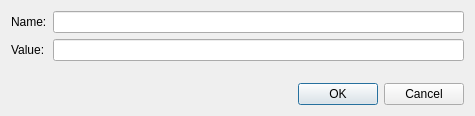
<?xml version="1.0" encoding="UTF-8"?>
<ui version="4.0">
 <class>S3BucketMetadataDialog</class>
 <widget class="QDialog" name="S3BucketMetadataDialog">
  <property name="geometry">
   <rect>
    <x>0</x>
    <y>0</y>
    <width>475</width>
    <height>116</height>
   </rect>
  </property>
  <property name="windowTitle">
   <string>S3ObjectMetadataDetailsDialog</string>
  </property>
  <layout class="QVBoxLayout" name="verticalLayout">
   <item>
    <layout class="QFormLayout" name="formLayout">
     <item row="0" column="0">
      <widget class="QLabel" name="nameLabel">
       <property name="text">
        <string>Name:</string>
       </property>
      </widget>
     </item>
     <item row="0" column="1">
      <widget class="QLineEdit" name="nameEdit"/>
     </item>
     <item row="1" column="0">
      <widget class="QLabel" name="nameLabel_2">
       <property name="text">
        <string>Value:</string>
       </property>
      </widget>
     </item>
     <item row="1" column="1">
      <widget class="QLineEdit" name="valueEdit"/>
     </item>
    </layout>
   </item>
   <item>
    <widget class="QDialogButtonBox" name="buttonBox">
     <property name="standardButtons">
      <set>QDialogButtonBox::StandardButton::Cancel|QDialogButtonBox::StandardButton::Ok</set>
     </property>
    </widget>
   </item>
  </layout>
 </widget>
 <resources/>
 <connections/>
</ui>
